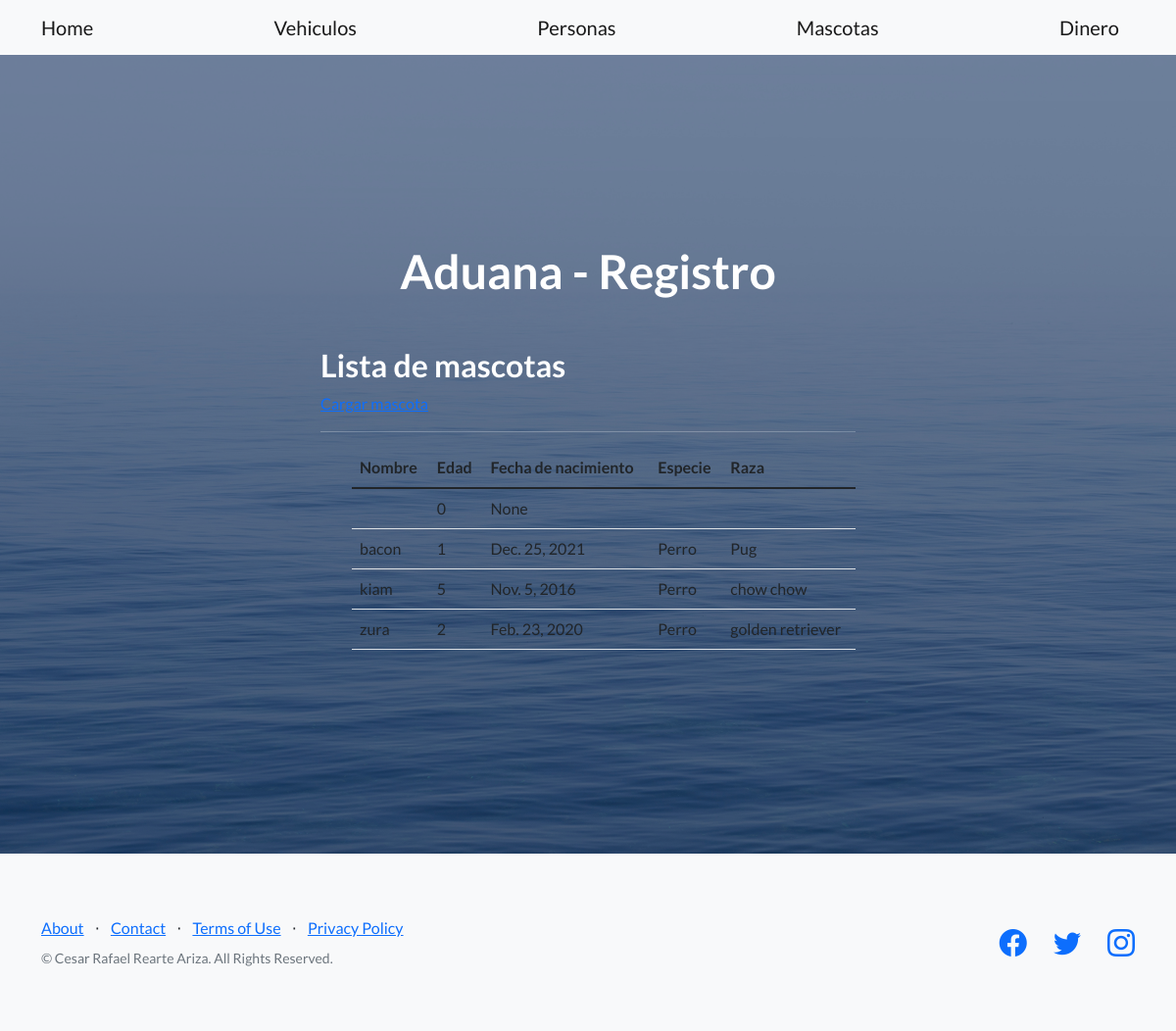
Page /app_rearte/pets on the committed database.
### app_rearte/models.py (models this page shows)
class House_pet(models.Model):
    name = models.CharField(max_length=40)
    age = models.IntegerField()
    birth_date = models.DateField()
    animal = models.CharField(max_length=40)
    breed = models.CharField(max_length=40)

### app_rearte/views.py (the view)
# urls.py: path('pets', views.pets, name='pets'),
def pets(request):
    pets = House_pet.objects.all()
    context_dict = {
        'pets' : pets
    }
    return render(
        request=request,
        context=context_dict,
        template_name="app_rearte/pets.html",
    )

### app_rearte/templates/app_rearte/pets.html
{% extends "app_rearte/index.html" %}
{% load static %}
{% block changingcontent %}
<h2>Lista de mascotas</h2>
<a class="card_custom" href="{% url 'PetsDjangoForms' %}">Cargar mascota</a>
<hr></hr>
<ul>
    <table class="table">
        <thead>
          <tr>
            <th scope="col">Nombre</th>
            <th scope="col">Edad</th>
            <th scope="col">Fecha de nacimiento</th>
            <th scope="col">Especie</th>
            <th scope="col">Raza</th>
          </tr>
        </thead>
        <tbody>
            {% for House_pet in pets %}
            <tr>
            <td>{{House_pet.name}}</td>
            <td>{{House_pet.age}}</td>
            <td>{{House_pet.birth_date}}</td>
            <td>{{House_pet.animal}}</td>
            <td>{{House_pet.breed}}</td>
          </tr>
            {% endfor %}
        </tbody>
      </table>
</ul>
{% endblock %}

### rows in the picture
House_pet: age "0", birth_date "None"
House_pet: name "bacon", age "1", birth_date "Dec. 25, 2021", animal "Perro", breed "Pug"
House_pet: name "kiam", age "5", birth_date "Nov. 5, 2016", animal "Perro", breed "chow chow"
House_pet: name "zura", age "2", birth_date "Feb. 23, 2020", animal "Perro", breed "golden retriever"
